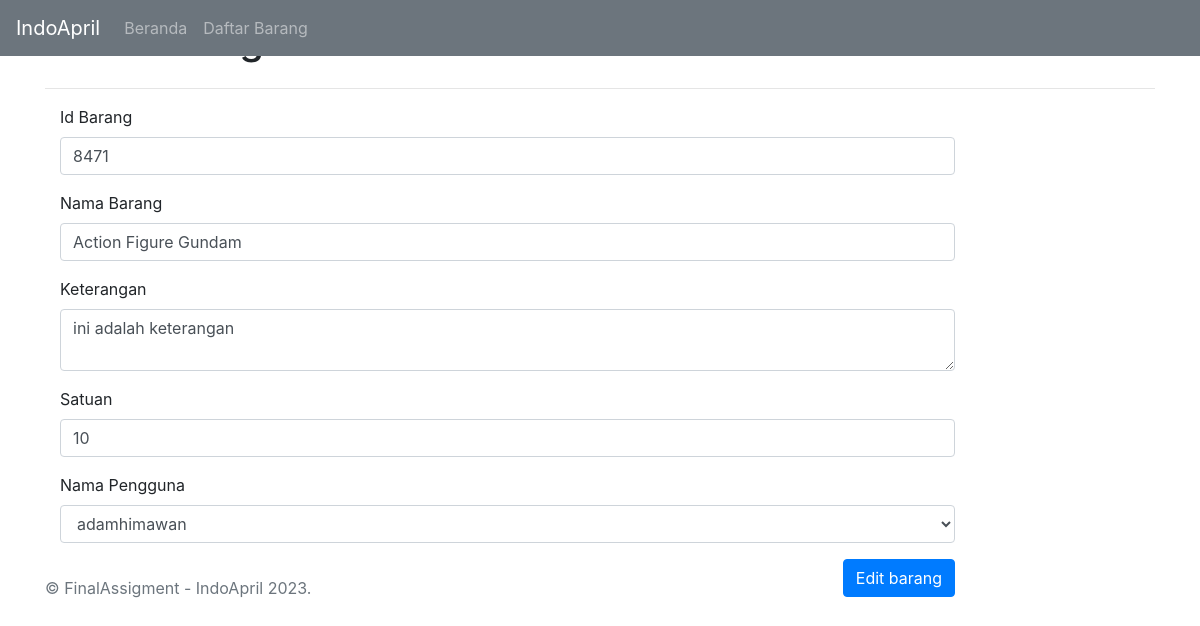
Page /barang/edit/8471 on the committed database.
### tables this page shows
CREATE TABLE `barang` (
  `idBarang` int(20) NOT NULL,
  `namaBarang` varchar(255) NOT NULL,
  `keterangan` varchar(255) NOT NULL,
  `satuan` int(10) NOT NULL,
  `idPengguna` int(20) NOT NULL
);

CREATE TABLE `pengguna` (
  `idPengguna` int(20) NOT NULL,
  `namaPengguna` varchar(255) DEFAULT NULL,
  `password` varchar(255) DEFAULT NULL,
  `namaDepan` varchar(255) DEFAULT NULL,
  `namaBelakang` varchar(255) DEFAULT NULL,
  `noHp` int(20) DEFAULT NULL,
  `alamat` varchar(255) DEFAULT NULL,
  `idAkses` int(20) DEFAULT NULL
);

### app/controllers/barang.php (called while the page is built, shortened)
<?php
class Barang extends Controller
{
    public function edit($id)
    {
        $pengguna_model = $this->loadModel('PenggunaModel');
        $data_pengguna = $pengguna_model->getAllPengguna();
        $barang_model = $this->loadModel('BarangModel');
        $barang_model->setIdBarang($id);
        $data_barang = $barang_model->getBarangById();
        require 'app/views/layouts/header.php';
        require 'app/views/layouts/navbar.php';
        require 'app/views/barang/edit.php';
        require 'app/views/layouts/footer.php';
    }
}

### index.php (called while the page is built, shortened)
<?php
require 'app/libs/controller.php';
$app = new Application();

### app/libs/controller.php (called while the page is built, shortened)
<?php
class Controller
{
    public $db = null;
    private function openDatabaseConnection()
    {
        $options = array(PDO::ATTR_DEFAULT_FETCH_MODE => PDO::FETCH_OBJ, PDO::ATTR_ERRMODE => PDO::ERRMODE_WARNING);
        try {
            $this->db = new PDO("mysql:host=" . DB_HOST . ";port=" . DB_PORT . ";dbname=" . DB_NAME, DB_USER, DB_PASS, $options);
        } catch(PDOException $e) {
            echo $e->getMessage();
        }
    }
    public function loadModel($model_name)
    {
        return new $model_name($this->db);
    }
}

### app/models/barangmodel.php (called while the page is built, shortened)
<?php
class BarangModel
{
    private $idBarang = null;
    private $db;
    function __construct($db) {
        $this->db = $db;
    }
    function setIdBarang($idBarang)
    {
        $this->idBarang = $idBarang;
    }
    public function getBarangById()
    {
        try {
            $query = "SELECT * FROM barang WHERE idBarang = :idBarang";
            $prepareDB = $this->db->prepare($query);
            $prepareDB->bindParam(':idBarang', $this->idBarang);
            $prepareDB->execute();
            $result = $prepareDB->fetch();
            return $result;
        } catch (Exception $e) {
            throw $e;
        }
    }
}

### app/models/penggunamodel.php (called while the page is built, shortened)
<?php
class PenggunaModel
{
    private $db;
    function __construct($db) {
        $this->db = $db;
    }
    public function getAllPengguna()
    {
        try {
            $query = "SELECT * FROM pengguna";
            $prepareDB = $this->db->prepare($query);
            $prepareDB->execute();
            $result = $prepareDB->fetchAll();
            return $result;
        } catch (Exception $e) {
            throw $e;
        }
    }
}

### app/views/barang/edit.php (the view, shortened to what this page needs)
<main role="main" class="container">
    <div class="clearfix mb-3 mt-3">
        <h1 class="float-left">Edit Barang</h1>
        <a href="<?= URL . 'barang' ?>" class="btn btn-secondary float-right">Kembali</a>
    </div>
    <hr />
    <form class="form-horizontal" action="<?php echo URL . 'barang/proses_edit'; ?>" method="POST">
        <div class="form-group">
            <label for="idBarang" class="col-sm-2 control-label">Id Barang</label>
            <div class="col-sm-10">
                <input type="text" class="form-control" id="idBarang" name="idBarang" placeholder="Masukan id barang"
                    value="<?php if (isset($data_barang->idBarang))
                        echo $data_barang->idBarang; ?>" required>
            </div>
        </div>
        <div class="form-group">
            <label for="namaBarang" class="col-sm-2 control-label">Nama Barang</label>
            <div class="col-sm-10">
                <input type="text" class="form-control" id="namaBarang" name="namaBarang"
                    placeholder="Masukan nama barang"
                    value="<?php if (isset($data_barang->namaBarang))
                        echo $data_barang->namaBarang; ?>" required>
            </div>
        </div>
        <div class="form-group">
            <label for="keterangan" class="col-sm-2 control-label">Keterangan</label>
            <div class="col-sm-10">
                <textarea class="form-control" id="keterangan" name="keterangan" placeholder="Masukan keterangan"
                    required><?php if (isset($data_barang->keterangan))
                        echo $data_barang->keterangan; ?></textarea>
            </div>
        </div>
        <div class="form-group">
            <label for="satuan" class="col-sm-2 control-label">Satuan</label>
            <div class="col-sm-10">
                <input type="number" class="form-control" id="satuan" name="satuan" placeholder="Masukan satuan"
                    value="<?php if (isset($data_barang->satuan))
                        echo (int) $data_barang->satuan; ?>" required>
            </div>
        </div>
        <div class="form-group">
            <label for="idPengguna" class="col-sm-2 control-label">Nama Pengguna</label>
            <div class="col-sm-10">
                <select class="form-control" id="idPengguna" name="idPengguna" required>
                    <?php foreach ($data_pengguna as $pengguna) { ?>
                        <option value="<?php if (isset($pengguna->idPengguna))
                            echo $pengguna->idPengguna; ?>" <?php if (isset($data_barang->idPengguna) && $data_barang->idPengguna == $pengguna->idPengguna)
                                  echo 'selected'; ?>><?php if (isset($pengguna->namaPengguna))
                                        echo $pengguna->namaPengguna; ?>
                        </option>
                    <?php } ?>
                </select>
            </div>
        </div>
        <div class="form-group">
            <div class="col-sm-offset-2 col-sm-10">
                <button type="submit" class="btn btn-primary float-right" name="edit_barang">Edit barang</button>
            </div>
        </div>
    </form>
</main>

### rows in the picture
barang: idBarang "8471", namaBarang "Action Figure Gundam", keterangan "ini adalah keterangan", satuan "10", idPengguna "adamhimawan"
